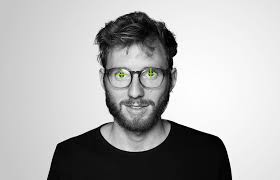
#> input picture image.jpeg, 280 x 180 px, found by its file name
$ python Assign.py
#> lines starting #> are read from the running program, lines starting #| are printed output that depends on the picture; after the words box and inside, x2 and y2 are one past the last pixel; in counts of white or black regions, pixels touching at a corner belong together
import cv2

face_cascade=cv2.CascadeClassifier(cv2.data.haarcascades + "haarcascade_frontalface_default.xml") #Note the change

img = cv2.imread("C:\\Users\\Huzaifa\\Desktop\\Face_Recognition Project\\image.jpeg")
#> img is the input picture: shape (180, 280, 3); mean B, G, R 176.5, 176.6, 176.6
gray_img=cv2.cvtColor(img,cv2.COLOR_BGR2GRAY)

faces=face_cascade.detectMultiScale(gray_img, scaleFactor=1.05,minNeighbors=5)
#> faces = [[95, 44, 77, 77]]

for x, y, w, h in faces:
    img=cv2.rectangle(img,(x,y),(x+w,y+h),(0,255,0),3)
#> this loop made 1 pass
#> pass 1, `img=cv2.rectangle(img,(x,y),(x+w,y+h),(0,255,0),3)`:
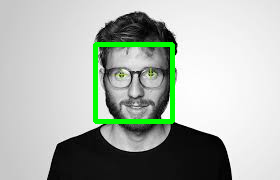
#> img: shape (180, 280, 3); 3.03% of pixels changed, all inside (x1, y1, x2, y2) = (93, 42, 175, 124)

resized=cv2.resize(img,(int(img.shape[1]/3), int(img.shape[0]/3)))
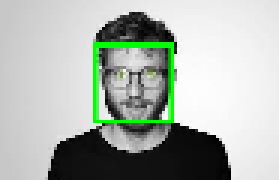
#> resized: shape (60, 93, 3) (shown 3 times larger); mean B, G, R 172.5, 179.9, 172.6

cv2.imshow("Faces",resized)
cv2.waitKey(0)
cv2.destroyAllWindows()
